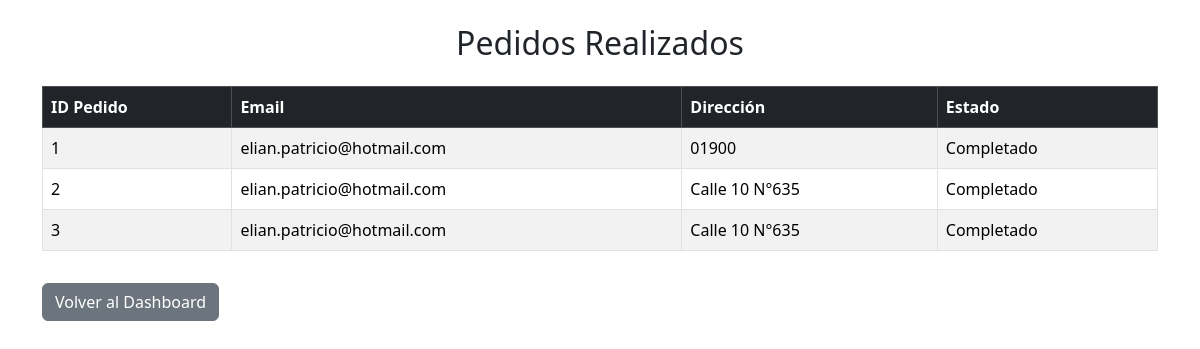
Screenshot of /pedido.php (signed in) with the database file from the repository.
### tables this page shows
CREATE TABLE `pedidos` (
  `id_pedido` int(11) NOT NULL,
  `id_producto` int(11) DEFAULT NULL,
  `cantidad` int(11) DEFAULT NULL,
  `fecha_pedido` timestamp NOT NULL DEFAULT current_timestamp(),
  `estado` varchar(50) DEFAULT NULL,
  `id_user` int(11) DEFAULT NULL,
  `email` varchar(255) DEFAULT NULL,
  `direccion` varchar(255) DEFAULT NULL
);

### pedido.php (the view, shortened to what this page needs)
<?php
include('db.php');
$pedidos_sql = "SELECT * FROM pedidos";
$pedidos_result = $conn->query($pedidos_sql);
?>
<!DOCTYPE html>
<html lang="es">
<head>
    <link href="https://cdn.jsdelivr.net/npm/bootstrap@5.3.3/dist/css/bootstrap.min.css" rel="stylesheet">
</head>
<body>
<div class="container mt-4">
    <h2 class="text-center mb-4">Pedidos Realizados</h2>
    <div class="table-responsive">
        <table class="table table-striped table-bordered">
            <thead class="table-dark">
                <tr>
                    <th>ID Pedido</th>
                    <th>Email</th>
                    <th>Dirección</th>
                    <th>Estado</th>
                </tr>
            </thead>
            <tbody>
                <?php while($pedido = $pedidos_result->fetch_assoc()): ?>
                    <tr>
                        <td><?php echo $pedido['id_pedido']; ?></td>
                        <td><?php echo $pedido['email']; ?></td>
                        <td><?php echo $pedido['direccion']; ?></td>
                        <td><?php echo $pedido['estado']; ?></td>
                    </tr>
                <?php endwhile; ?>
            </tbody>
        </table>
    </div>
    <a href="dashboard.php" class="btn btn-secondary mt-3">Volver al Dashboard</a>
</div>
</body>
</html>

### rows the page displays
pedidos: id_pedido "1", email "elian.patricio@hotmail.com", direccion "01900", estado "Completado"
pedidos: id_pedido "2", email "elian.patricio@hotmail.com", direccion "Calle 10 N°635", estado "Completado"
pedidos: id_pedido "3", email "elian.patricio@hotmail.com", direccion "Calle 10 N°635", estado "Completado"
